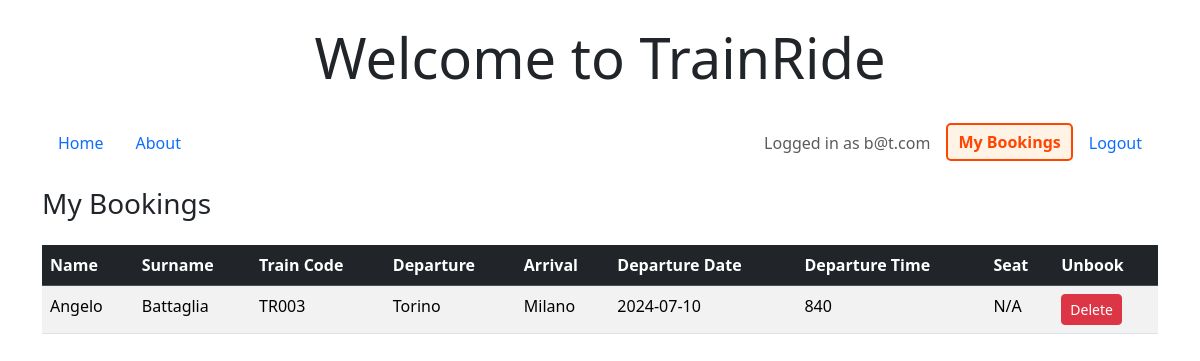
Screenshot of /profile/1 (signed in) with the database file from the repository.
### tables this page shows
CREATE TABLE "users" (
            "id" INTEGER PRIMARY KEY AUTOINCREMENT,
            "email" TEXT NOT NULL UNIQUE,
            "password" TEXT NOT NULL
        );

CREATE TABLE "bookings" (
            "id" INTEGER PRIMARY KEY AUTOINCREMENT,
            "user_id" INTEGER NOT NULL,
            "train_id" INTEGER NOT NULL,
            "alphanumeric" TEXT NOT NULL,

            -- "time" mi serve per permettere la cancellazione o la modifica di un biglietto, acquistato in precedenza, fino a 2 minuti prima della partenza
            "time" INTEGER NOT NULL,
            -- "date": TODO
            "date" TEXT NOT NULL,

            -- Informazioni sull'acquirente
            "name" TEXT NOT NULL,
            "surname" TEXT NOT NULL,
            "address" TEXT NOT NULL,
            "city" TEXT NOT NULL,
            "credit_card" TEXT NOT NULL,
            "expire_date_card" TEXT NOT NULL,

            -- Informazioni su quanti biglietti si vogliano acquistare
            "number_of_tickets" INTEGER NOT NULL,
            "seat" INTEGER, -- va da 0 a 30, implementare con un menu drop-down, facoltativo, operativo nel caso in cui sia un treno ad alta velocita'

            FOREIGN KEY ("user_id") REFERENCES "users" ("id"),
            FOREIGN KEY ("train_id") REFERENCES "trains" ("id"), -- open question: would it be better to use "alphanumeric" from trains instead? 
            FOREIGN KEY ("alphanumeric") REFERENCES "trains" ("alphanumeric")
        );

CREATE TABLE "trains" (
	        "id"	INTEGER NOT NULL UNIQUE,
	        "alphanumeric"	TEXT NOT NULL UNIQUE,
            "departure_date" TEXT NOT NULL,
	        "departure"	TEXT NOT NULL,
	        "arrival"	TEXT NOT NULL,
	        "departure_time"	INTEGER NOT NULL,
	        "arrival_time"	INTEGER NOT NULL,
	        "days_of_operation"	TEXT NOT NULL,
	        "train_type"	TEXT NOT NULL,
	        "ticket_price"	INTEGER NOT NULL,
	        PRIMARY KEY("id" AUTOINCREMENT)
        );

### app.py (the view)
@app.route('/profile/<int:user_id>', methods=['GET'])
@flask_login.login_required
def profile(user_id):
    user = None
    for u in utenti_dao.get_users():
        if u[0] == user_id:
            user = u
            break
    if not user:
        flash('User not found', 'danger')
        return redirect(url_for('home'))
    bookings = bookings_dao.get_bookings_for_user(user_id)
    return render_template('profile.html', user=u, bookings=bookings, active_page='profile')

### app.py (called while the page is built)
@login_manager.user_loader
def load_user(user_id):
    db_user = utenti_dao.get_user_by_id(user_id)
    if db_user is not None:
        user = models.User(id=db_user['id'],
                           email=db_user['email'],
                           password=db_user['password'])
    else:
        user = None
    return user

### utenti_dao.py (called while the page is built)
def get_users():
    conn = sqlite3.connect('data.db')
    conn.row_factory = sqlite3.Row
    cursor = conn.cursor()
    sql = 'SELECT id, email FROM users'
    cursor.execute(sql)
    users = cursor.fetchall()
    cursor.close()
    conn.close()
    return users

def get_user_by_id(id):
    conn = sqlite3.connect('data.db')
    conn.row_factory = sqlite3.Row
    cursor = conn.cursor()
    sql = 'SELECT * FROM users WHERE id = ?'
    cursor.execute(sql, (id,))
    user = cursor.fetchone()
    cursor.close()
    conn.close()
    return user

### templates/profile.html (shortened to what this page needs)
{% extends 'base.html' %}
{% block content %}
<div class="container my-4">
    <h3 class="mb-4">My Bookings</h3>
    {% if bookings %}
    <table class="table table-striped table-hover">
        <thead class="table-dark">
            <tr>
                <th>Name</th>
                <th>Surname</th>
                <th>Train Code</th>
                <th>Departure</th>
                <th>Arrival</th>
                <th>Departure Date</th>
                <th>Departure Time</th>
                <th>Seat</th>
                <th>Unbook</th>
            </tr>
        </thead>
        <tbody>
            {% for booking in bookings %}
            <tr>
                <td>{{ booking[6] }}</td>
                <td>{{ booking[7] }}</td>
                <td>{{ booking[3] }}</td>
                <td>{{ booking[14] }}</td>
                <td>{{ booking[15] }}</td>
                <td>{{ booking[16] }}</td>
                <td>{{ booking[17] }}</td>
                <td>{{ booking[13] if booking[13] else 'N/A' }}</td>
                <td>
                    <form method="POST" action="{{ url_for('delete_booking', booking_id=booking[0]) }}" style="display:inline;">
                        <button type="submit" class="btn btn-danger btn-sm">Delete</button>
                    </form>
                </td>
            </tr>
            {% endfor %}
        </tbody>
    </table>
    {% else %}
    <p class="text-muted">No bookings found.</p>
    {% endif %}
</div>
{% endblock %}

### templates/base.html (shortened to what this page needs)
<!DOCTYPE html>
<head>
    <link href="https://cdn.jsdelivr.net/npm/bootstrap@5.3.2/dist/css/bootstrap.min.css" rel="stylesheet">
</head>
<body>
    <header class="container text-center my-4">
        <div class="row mb-4">
            <div class="col">
                <h1 class="display-4">Welcome to TrainRide</h1>
            </div>
        </div>
        <nav class="row">
            <div class="col">
                <ul class="nav justify-content-start">
                    <li class="nav-item">
                        <a class="nav-link {% if active_page == 'home' %}active{% endif %}" href="{{ url_for('home') }}">Home</a>
                    </li>
                    <li class="nav-item">
                        <a class="nav-link {% if active_page == 'about' %}active{% endif %}" href="{{ url_for('about') }}">About</a>
                    </li>
                </ul>
            </div>
            <div class="col">
                <ul class="nav justify-content-end">
                    {% if current_user.is_authenticated %}
                        <li class="nav-item">
                            <span class="nav-link disabled">Logged in as {{ current_user.email }}</span>
                        </li>
                        <li class="nav-item">
                            <a class="nav-link {% if active_page == 'profile' %}active{% endif %}" href="{{ url_for('profile', user_id=current_user.id) }}">My Bookings</a>
                        </li>
                        <li class="nav-item">
                            <a class="nav-link" href="{{ url_for('logout') }}">Logout</a>
                        </li>
                    {% else %}
                        <li class="nav-item">
                            <span class="nav-link disabled">Not logged in</span>
                        </li>
                    {% endif %}
                </ul>
            </div>
        </nav>
    </header>
</body>
{% block content %}{% endblock %}

### templates/base.html (style rules this page uses)
body { margin-top: 20px; }
.active { color: #ff4500; text-decoration: none; font-weight: bold; border: 2px solid #ff4500; border-radius: 5px; padding: 5px 10px; background-color: #fff3e6; }

### rows the page displays
users: email "b@t.com"
bookings: name "Angelo", surname "Battaglia", alphanumeric "TR003", departure "Torino", arrival "Milano", departure_date "2024-07-10", departure_time "840", seat "N/A"
